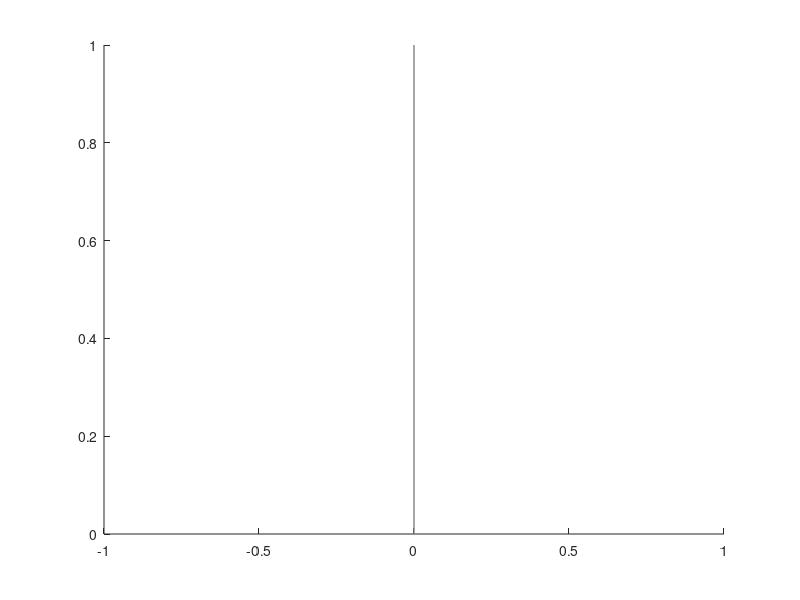

Write the MATLAB code that produced this figure.
function handles=vline(x,colr,pattern,yl,thickness)
%vline(x,colr,pattern,yl,thickness))
%draw vertical line at each value of x and color
%
%Saul Kato
%created 4/13/10
%modified 4/22/10 to support vector input, a list of vertical positions

if nargin<5
    thickness=1;
end

if nargin<4
    yl=ylim;
end

if nargin<3 || isempty(pattern)
     pattern='-';
end

if nargin<2
    colr=[0.5 0.5 0.5];
end

if nargin<1
    x=0;
end


handles=[];

for i=1:length(x)
    
    handles(i)=line([x(i) x(i)],[yl(1) yl(2)],'Color',colr,'LineStyle',pattern,'LineWidth',thickness);

end
